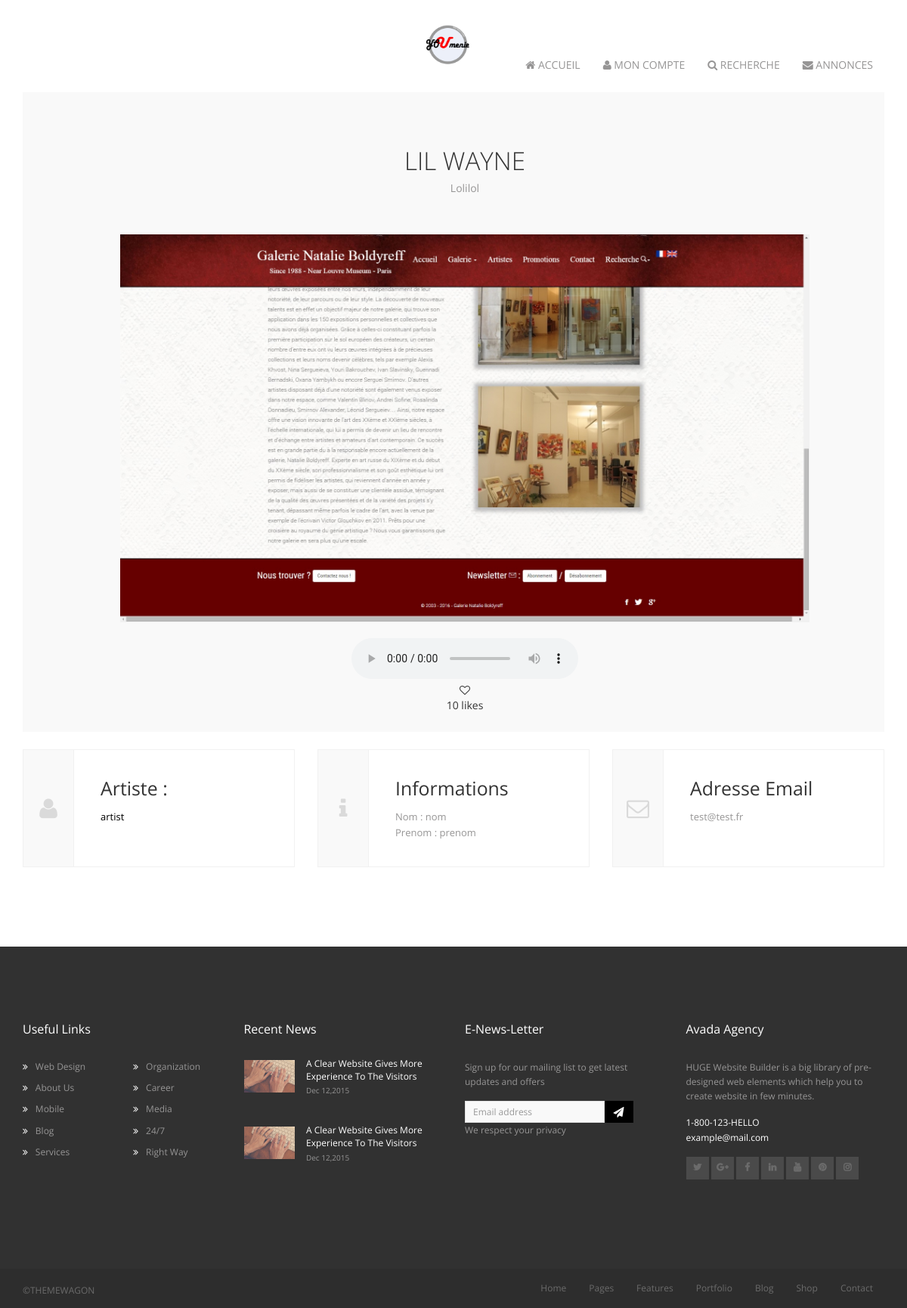
Before: /artiste/oeuvre.php?ID=1 with the older database file.
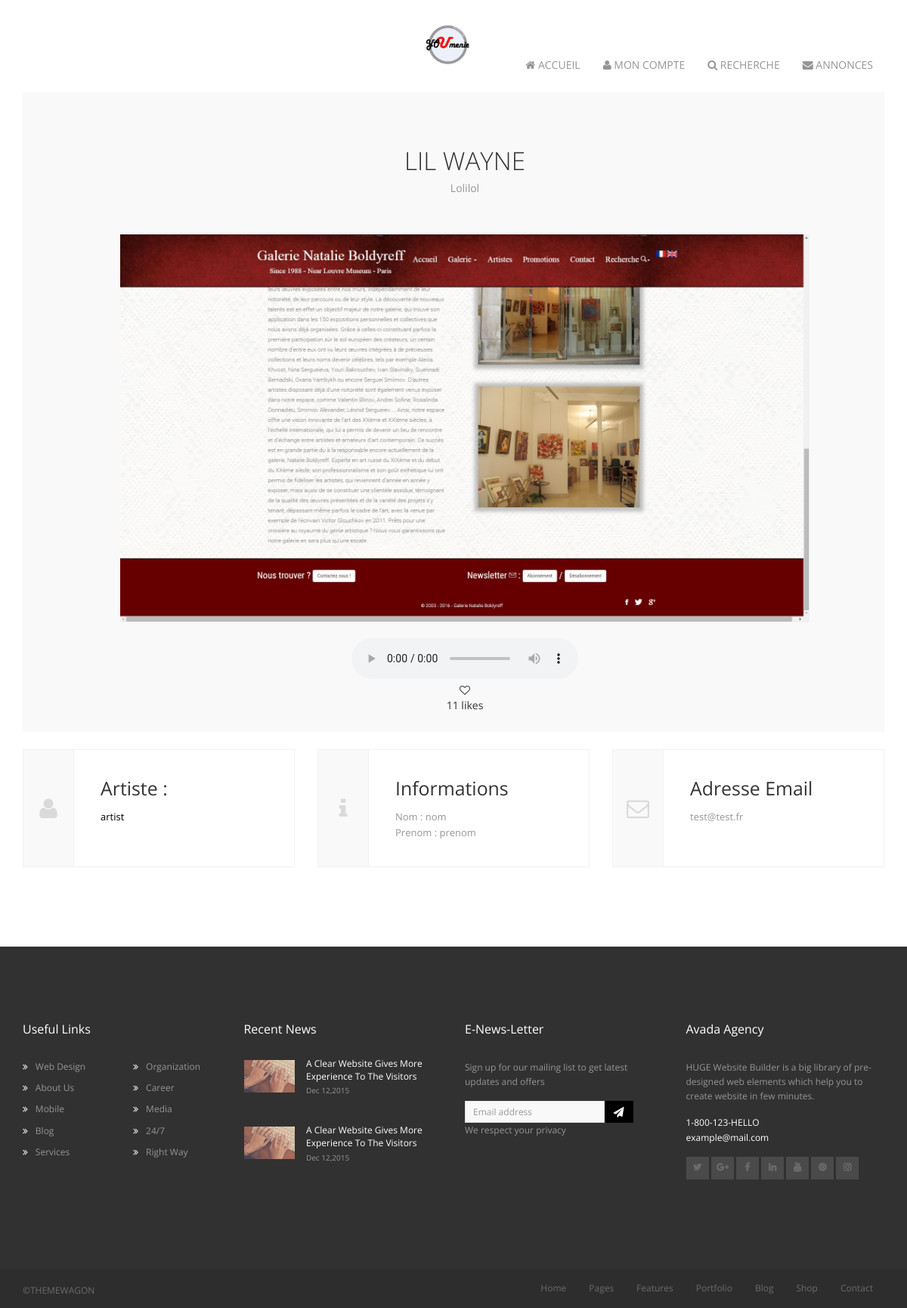
After: the same page with the newer database file.
### tables this page shows
CREATE TABLE IF NOT EXISTS `oeuvres` (
  `id` int(11) NOT NULL AUTO_INCREMENT,
  `type` varchar(50) NOT NULL,
  `titre` varchar(255) NOT NULL,
  `description` varchar(255) NOT NULL,
  `user` varchar(255) NOT NULL,
  `fichier` varchar(255) NOT NULL,
  `icone` varchar(255) NOT NULL,
  `genre` varchar(255) NOT NULL,
  `likes` int(11) NOT NULL,
  PRIMARY KEY (`id`)
);

### artiste/oeuvre.php (the view, shortened to what the changed rows need)
<?php
$req_info_artist='select * from oeuvres where id="'.$_GET['ID'].'"';
$resultat_info_artist = mysql_query($req_info_artist);
$info_artist = mysql_fetch_array($resultat_info_artist);
$req_info='select * from user_artist where login="'.$info_artist['user'].'"';
$resultat_info = mysql_query($req_info);
$info = mysql_fetch_array($resultat_info);
?>
<!DOCTYPE html>
<html class="no-js">
    <head>
        <link rel="stylesheet" href="../assets/css/bootstrap.min.css">
        <link rel="stylesheet" href="../assets/css/font-awesome.min.css">
        <link rel="stylesheet" href="../assets/css/animate.css">
        <link rel="stylesheet" href="../assets/css/owl.carousel.css">
        <link rel="stylesheet" href="../assets/css/owl.theme.css">
        <link rel="stylesheet" href="../assets/css/style.css">
<link rel="stylesheet" href="../assets/css/magnific-popup.css">
    </head>
    <body>
        <div id="home-page">
            <div class="main-content">
                <div class="container">
                <section class="bg-light-gray">
                    <div class="container">
                        <div class="headline text-center">
                            <div class="row">
                                <div class="col-md-6 col-md-offset-3">
                                    <h2 class="section-title"><?php echo $info_artist['titre']; ?></h2>
                                    <p class="section-sub-title">
                                        <?php echo $info_artist['description']; ?>
                                    </p>
                                </div>
                            </div>
                        </div>
						<div class="text-center">
                        <?php
						if($info_artist['type']!="Textes")
						{
							?>
						<a class="image-popup-vertical-fit" href="<?php echo $info_artist['icone']; ?>" title="<< <?php echo $info_artist['titre']; ?> >> de <b><?php echo $info["login"]; ?></b>">
                            <img src="<?php echo $info_artist['icone']; ?>" width="80%" />
                        </a>
						<?php
						}else echo $info_artist['fichier'];
						?>
						<br><br>
						<?php
						if($info_artist['type']=="Musiques")
						{
							?>
							<br>
							<?php
						}
							?>
						<span class="like">
						<div id='divlike'>
						<?php if(isset($_SESSION["login_artist"]))
{ if(!$like[0])
						{
											echo "<button><i class='fa fa-heart-o'></i></button><br>";
}else echo "<button><i class='fa fa-heart'></i></button><br>"; }else echo "<i class='fa fa-heart-o'></i><br>";  ?>
							<?php echo $info_artist['likes'];
								  echo " likes";?>
						</div>
						</span>
						</div>
                        </div>
                 </section>
                        </div>
                    </div>
				<br>
				<br><br>
                </div>
    </body>
</html>

Changed rows visible on the page:
changed oeuvres "LIL WAYNE": likes "10" → "11"
